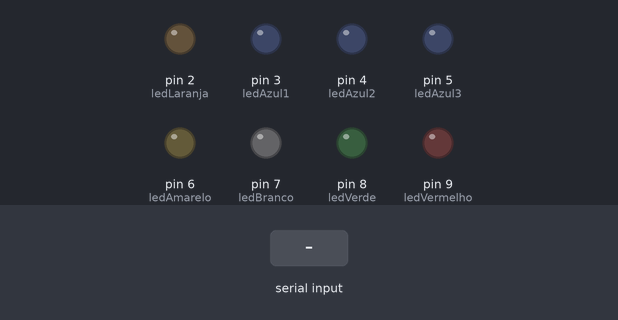
The sketch below on a simulated Arduino Uno, built with avr-gcc and run on an emulated ATmega328P. On the bench: output pins drawn as LEDs (lit = HIGH). The inputs (shaded band) are chosen by the test bench.

Above: at 1.2 s.
1.3 s: "a" received over Serial
At 2.6 s:
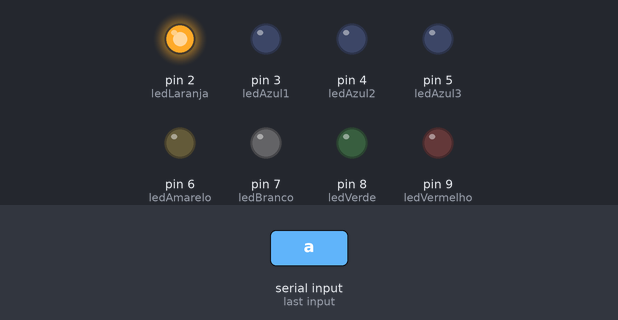
2.9 s: byte 107 ('k') received over Serial
At 3.9 s:
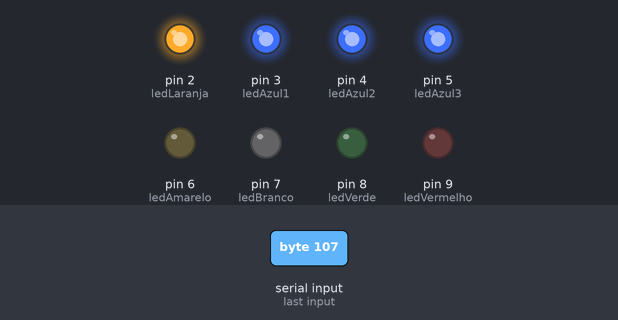
4.5 s: byte 108 ('l') received over Serial
At 5.0 s:
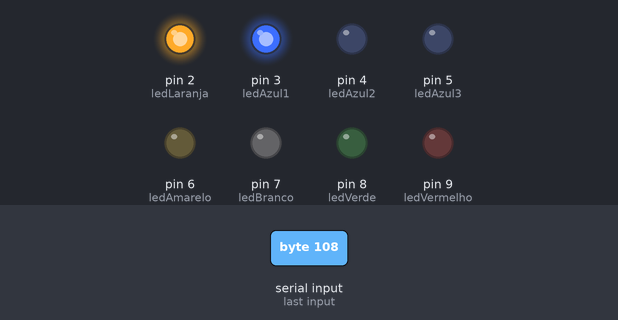
6.0 s: byte 109 ('m') received over Serial
At 7.2 s:
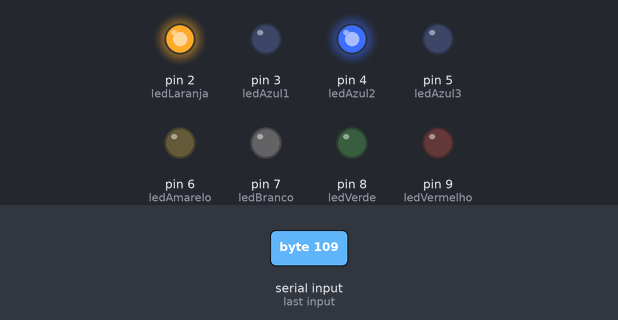
7.5 s: byte 110 ('n') received over Serial
At 8.5 s:
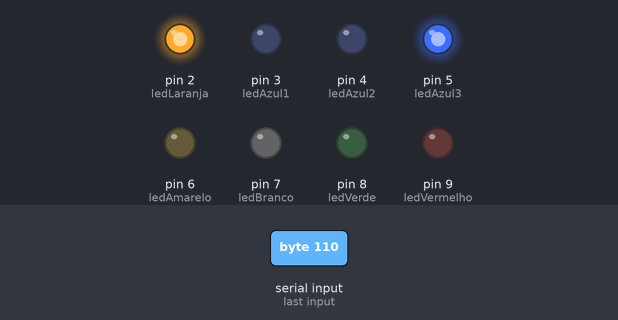
9.0 s: "b" received over Serial
At 9.7 s:
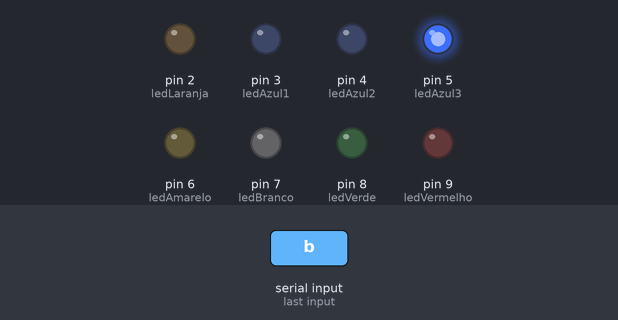
Timing chart, 0 to 11.5 s (numbered marks = the images above; inputs shaded):
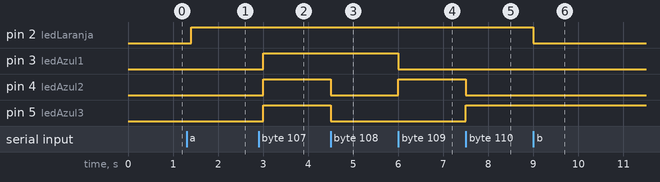

The sketch:

luzes.ino
```cpp
/*
Nome do arquivo: luzes.ino
Equipe: Erick Breno Pereira, Arthur Nascimento, Guilherme Moura, Andrei Luiz
Turma: G91164
Semestre: 2025.1
*/

/*
Cada LED representa as luzes de um setor:
	Laranja - Oficina
  Azul - Galpão
  Amarelo - Escritório
  Branco - Corredor
  Verde - Área de serviço
  Vermelho - Área externa
*/

int ledLaranja = 2;
int ledAzul1 = 3;
int ledAzul2 = 4;
int ledAzul3 = 5;
int ledAmarelo = 6;
int ledBranco = 7;
int ledVerde = 8;
int ledVermelho = 9;

void setup() {
  pinMode(ledLaranja, OUTPUT);
  pinMode(ledAzul1, OUTPUT);
  pinMode(ledAzul2, OUTPUT);
  pinMode(ledAzul3, OUTPUT);
  pinMode(ledAmarelo, OUTPUT);
  pinMode(ledBranco, OUTPUT);
  pinMode(ledVerde, OUTPUT);
  pinMode(ledVermelho, OUTPUT);
  Serial.begin(9600);
}

void loop() {
  char letra = Serial.read();

  if (letra == 'a') {
  	digitalWrite(ledLaranja, HIGH);
  } else if (letra == 'b'){
  	digitalWrite(ledLaranja, LOW);
  } else if (letra == 'c') {
  	digitalWrite(ledAmarelo, HIGH);
  } else if (letra == 'd'){
  	digitalWrite(ledAmarelo, LOW);
  } else if (letra == 'e') {
  	digitalWrite(ledBranco, HIGH);
  } else if (letra == 'f') {
  	digitalWrite(ledBranco,  LOW);
  } else if (letra == 'g') {
  	digitalWrite(ledVerde, HIGH);
  } else if (letra == 'h') {
  	digitalWrite(ledVerde, LOW);
  } else if (letra == 'i') {
  	digitalWrite(ledVermelho, HIGH);
  } else if (letra == 'j') {
  	digitalWrite(ledVermelho, LOW);
  }

  if (letra == 'k') {
  	digitalWrite(ledAzul1, HIGH);
    digitalWrite(ledAzul2, HIGH);
    digitalWrite(ledAzul3, HIGH);
  } else if (letra == 'l') {
  	digitalWrite(ledAzul1, HIGH);
    digitalWrite(ledAzul2, LOW);
    digitalWrite(ledAzul3, LOW);
  } else if (letra == 'm') {
  	digitalWrite(ledAzul1, LOW);
    digitalWrite(ledAzul2, HIGH);
    digitalWrite(ledAzul3, LOW);
  } else if (letra == 'n'){
  	digitalWrite(ledAzul1, LOW);
    digitalWrite(ledAzul2, LOW);
    digitalWrite(ledAzul3, HIGH);
  } else if (letra == 'o'){
  	digitalWrite(ledAzul1, LOW);
    digitalWrite(ledAzul2, LOW);
    digitalWrite(ledAzul3, LOW);
  }
  delay(100);
}
```

Measured:
- after the input at 1.3 s, pin 2 (ledLaranja): LOW → HIGH after 0.10 s
- after the input at 2.9 s, pin 3 (ledAzul1), pin 4 (ledAzul2), pin 5 (ledAzul3): LOW → HIGH after 0.10 s
- after the input at 4.5 s, pin 4 (ledAzul2), pin 5 (ledAzul3): HIGH → LOW at once
- after the input at 6.0 s, pin 3 (ledAzul1): HIGH → LOW at once; pin 4 (ledAzul2): LOW → HIGH at once
- after the input at 7.5 s, pin 4 (ledAzul2): HIGH → LOW at once; pin 5 (ledAzul3): LOW → HIGH at once
- after the input at 9.0 s, pin 2 (ledLaranja): HIGH → LOW at once
